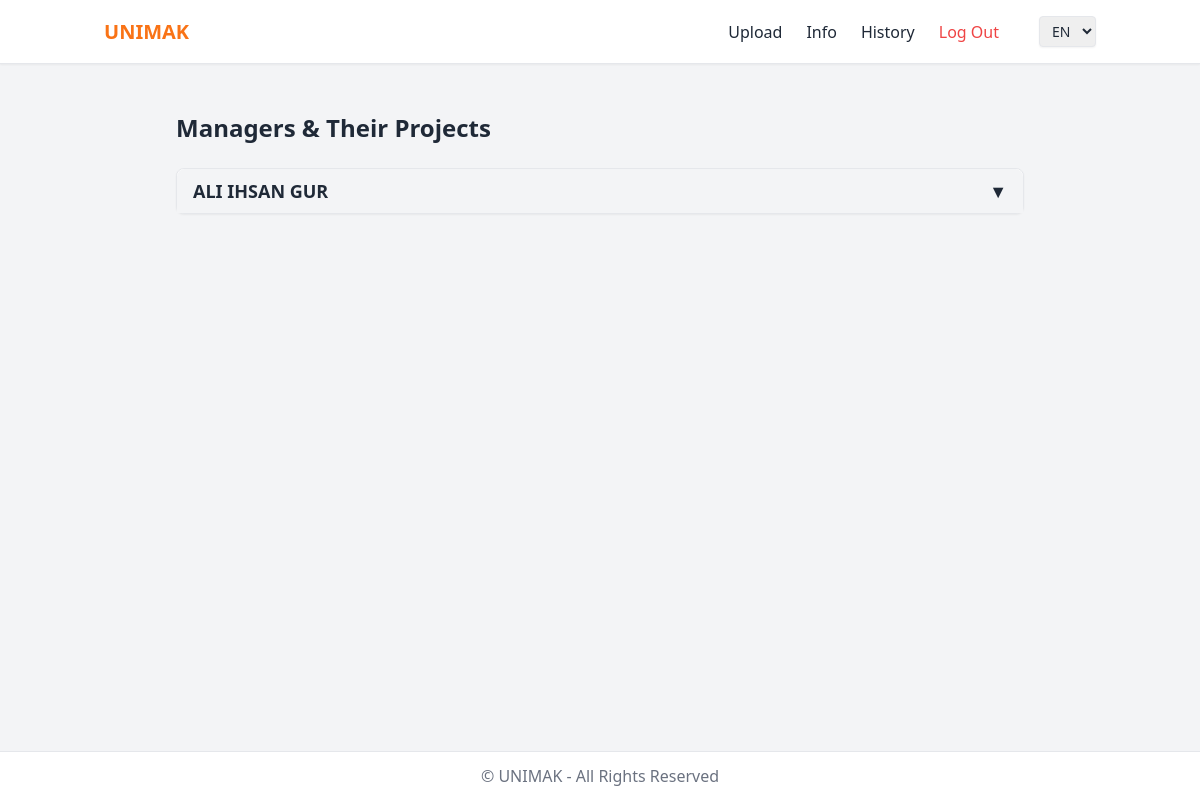
The page /info (signed in) on the database as committed earlier.
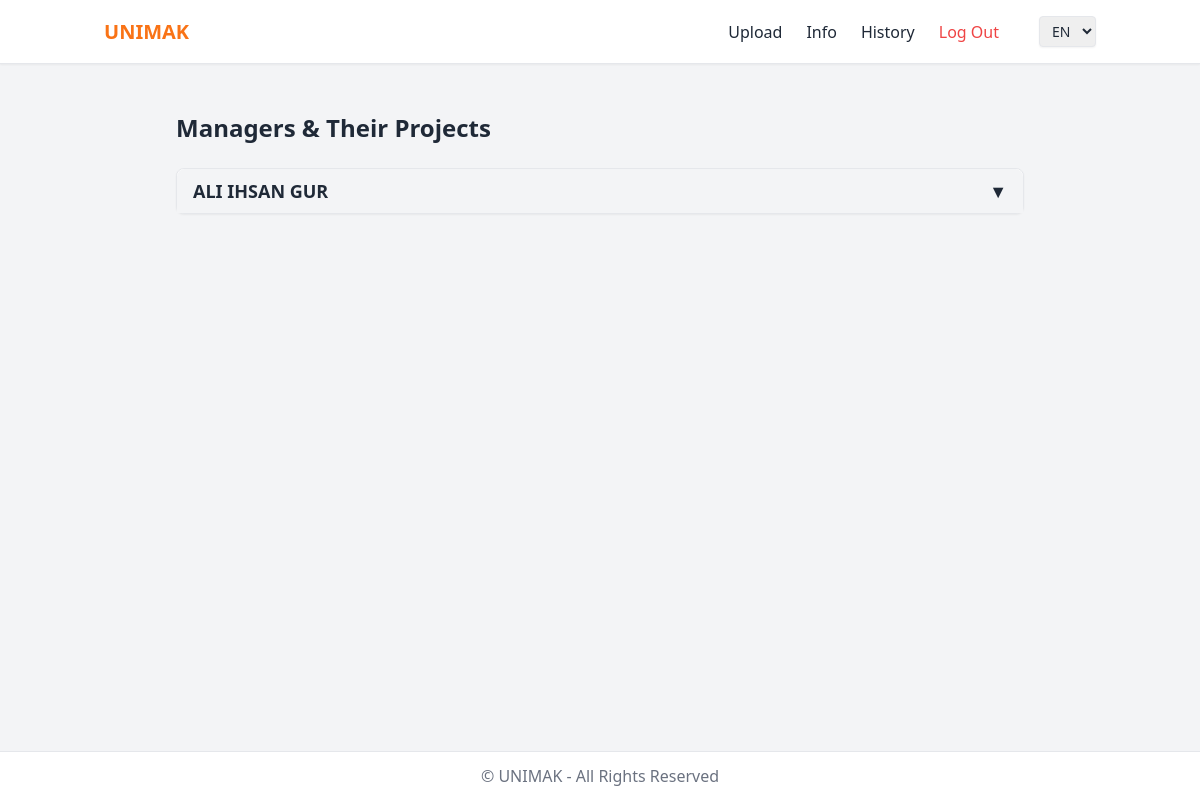
The same page on the database as committed later.
### tables this page shows
CREATE TABLE projects (
    id INTEGER PRIMARY KEY AUTOINCREMENT,
    project_number TEXT NOT NULL UNIQUE,
    project_name TEXT NOT NULL UNIQUE,
    manager_id INTEGER NOT NULL,
    quantity INTEGER NOT NULL,
    customer_id INTEGER NOT NULL,
    FOREIGN KEY (manager_id) REFERENCES managers(id),
    FOREIGN KEY (customer_id) REFERENCES customers(id)
);

CREATE TABLE managers (
    id INTEGER PRIMARY KEY AUTOINCREMENT,
    manager_name TEXT NOT NULL UNIQUE
, manager_mail TEXT);

CREATE TABLE problems (
    id INTEGER PRIMARY KEY AUTOINCREMENT,
    project_id INTEGER NOT NULL,
    group_id INTEGER NOT NULL,
    df_number TEXT UNIQUE NOT NULL,       -- latest df report
    recorder_id INTEGER NOT NULL,
    reason TEXT NOT NULL,
    description TEXT,
    photos_id TEXT,
    status TEXT DEFAULT 'waiting',        -- 11 different statuses possible
    record_date TIMESTAMP DEFAULT CURRENT_TIMESTAMP,
    FOREIGN KEY (project_id) REFERENCES projects(id),
    FOREIGN KEY (group_id) REFERENCES groups(id),
    FOREIGN KEY (recorder_id) REFERENCES users(id)
);

### app.py (the view)
@app.route("/info", methods=["GET"])
@login_required
def info():
    rows = db.execute("""
        SELECT
            m.id AS manager_id,
            m.manager_name,
            p.id AS project_id,
            p.project_number,
            p.quantity,
            pr.id AS problem_id,
            pr.df_number,
            pr.reason,
            pr.description AS problem_description,
            pr.photos_id,
            pr.status,
            pr.record_date
        FROM managers m
        LEFT JOIN projects p ON p.manager_id = m.id
        LEFT JOIN problems pr ON pr.project_id = p.id
        ORDER BY m.manager_name, p.project_number, pr.record_date DESC
    """)
    data = {}
    project_index = {}
    for row in rows:
        manager = row["manager_name"] or "Unassigned"
        if manager not in data:
            data[manager] = []
            project_index[manager] = {}
        project_id = row["project_id"]
        if project_id:
            if project_id not in project_index[manager]:
                project_obj = {
                    "id": project_id,
                    "project_number": row["project_number"],
                    "quantity": row.get("quantity"),
                    "machine_type": row.get("machine_type"),
                    "machine_top_group": row.get("machine_top_group"),
                    "description": row.get("project_description") if "project_description" in row.keys() else None,
                    "problems": []
                }
                project_index[manager][project_id] = project_obj
                data[manager].append(project_obj)
            if row["problem_id"]:
                photos = []
                if row["photos_id"]:
                    photos = [p.strip() for p in row["photos_id"].split(",") if p.strip()]
                problem_obj = {
                    "id": row["problem_id"],
                    "df_number": row.get("df_number"),
                    "reason": row.get("reason"),
                    "description": row.get("problem_description"),
                    "photos": photos,
                    "status": row.get("status"),
                    "record_date": row.get("record_date")
                }
                project_index[manager][project_id]["problems"].append(problem_obj)
    t = get_translations() if callable(globals().get("get_translations", None)) else {}
    return render_template("info.html", data=data, t=t)

### app.py (called while the page is built)
@app.after_request
def after_request(response):
    response.headers["Cache-Control"] = "no-cache, no-store, must-revalidate"
    response.headers["Expires"] = 0
    response.headers["Pragma"] = "no-cache"
    return response

### helpers.py (called while the page is built)
def login_required(f):
    @wraps(f)
    def decorated_function(*args, **kwargs):
        if session.get("user_id") is None:
            return redirect("/login")
        return f(*args, **kwargs)
    return decorated_function

def get_translations():
    lang = session.get("language", "en")  # default English
    return translations.get(lang, translations["en"])

### templates/info.html (shortened to what this page needs)
{% extends "layout.html" %}
{% block main %}
<div class="max-w-4xl mx-auto p-6">
  <h1 class="text-2xl font-bold mb-6" data-translate="info.title">Managers & Projects</h1>
  {% for manager, projects in data.items() %}
  <div class="mb-4 border rounded-lg shadow-sm bg-white">
    <button
      class="w-full flex justify-between items-center px-4 py-2 text-left text-lg font-semibold bg-gray-100 hover:bg-gray-200 rounded-t-lg"
      onclick="toggleManager('{{ manager|replace(' ', '_') }}')">
      <span>{{ manager }}</span>
      <span>▼</span>
    </button>
  </div>
  {% endfor %}
</div>
{% endblock %}

Rows that differ between the two databases and show on the page:
no longer on this page (row unchanged): projects: manager_name "ALI IHSAN GUR"
added problems: manager_name "ALI IHSAN GUR"
